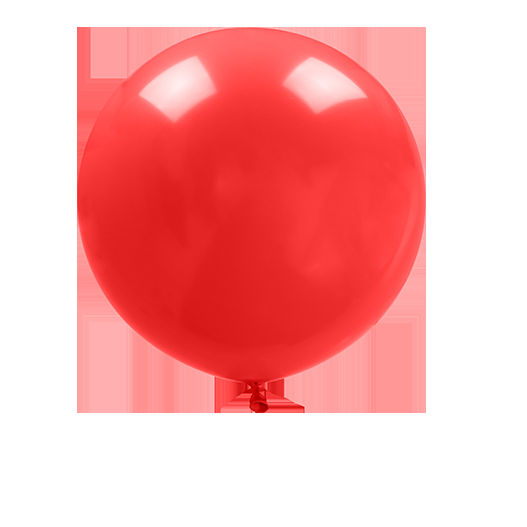
//> input picture OpenCvTp1/ballon.jpg, 527 x 527 px, given in place of the camera
$ ./OpenCvTp1   (built with g++ and OpenCV 4)
//> lines starting //> are read from the running program, lines starting //| are printed output that depends on the picture
#pragma comment(lib, "winmm.lib") //for audio

#include<opencv2/opencv.hpp>

#include<iostream>

#include <Windows.h>

#include <stdlib.h>

#include <mmsystem.h>


using namespace cv;
using namespace std;

Point computeCentroid(const Mat& blueMask) {
    Moments m = moments(blueMask, true);
    Point center(m.m10 / m.m00, m.m01 / m.m00);
    return center;
}

Point incrementCircle(Point &ball) {

    //ball.x++;
    ball.y=ball.y+15;
    return ball;
}

void play()
{
    PlaySound(TEXT("BubbleSound.wav"), NULL, SND_FILENAME | SND_ASYNC); // plays sound.wav once
}


bool inRange(unsigned low, unsigned high, unsigned x) {
    return (low <= x && x <= high);
}

Mat ballon = imread("ballon.jpg", -1);


int main() {


    Mat myImage;//Declaring a matrix to load the frames
    VideoCapture cap(0);//Declaring an object to capture stream of frames
    if (!cap.isOpened()) { //This section prompt an error message if no video stream is found
        cout << "No video stream detected" << endl;
        system("pause");
        return-1;
    }


    Point ball(100, 0);
    int score = 0;

    while (true) { //Taking an everlasting loop to show the video//

        cap >> myImage;
//> myImage is the input picture: 527 rows x 527 cols, CV_8UC3; mean B, G, R 174, 174, 249.9

        if (myImage.empty()) { //Breaking the loop if no video frame is detected//
            break;
        }

        //Clone de l'image original pour pouvoir comparer visuellement
        Mat resultat = myImage.clone();
        Mat game = myImage.clone();

        Mat blur;

        //Conversion de l'image RGB en HSV
        Mat resultatHsv;
        cvtColor(resultat, resultatHsv, COLOR_BGR2HSV);
//> resultatHsv: 527 rows x 527 cols, CV_8UC3; mean H, S, V 0, 80.2, 249.9


        // [6 lines of commented-out code are left out]

        Mat1b blueMask;
        inRange(resultatHsv, Scalar(78, 158, 124), Scalar(138, 255, 255), blueMask);
//> blueMask: 527 rows x 527 cols, CV_8UC1; every value is 0

        circle(blueMask, computeCentroid(blueMask), 7, Scalar(255, 0, 0), -1);
//> in computeCentroid, `Moments m = moments(blueMask, true);`: m = moments, m00 0
//> in computeCentroid, `Point center(m.m10 / m.m00, m.m01 / m.m00);`: center = Point(-2147483648, -2147483648)

        putText(game, //target image
            "SCORE : "+ std::to_string(score), //text
            Point((game.cols / 2) - 100, 30), //top-left position
            FONT_HERSHEY_DUPLEX,
            1.0,
            CV_RGB(118, 185, 0), //font color
            2);


        cout << "balle : " << ball.y << " | " << ball.x << endl;
        cout << "souris : " << computeCentroid(blueMask).y << " | " << computeCentroid(blueMask).x << endl;
//| souris : -2147483648 | -2147483648


        if ( ((inRange(ball.y - 20, ball.y + 20, computeCentroid(blueMask).y-35)) && (inRange(ball.x - 20, ball.x + 20, computeCentroid(blueMask).x-150)))){
            ball.y = 0;
            ball.x = rand() % 500+50;
            play();
            score += 100;
        }


        if (ball.y > (game.rows + 10)) {
            ball.y = 0;
            ball.x = rand() % 500;

            score -= 50;
            //Point ball(rand() % 100, 0);
        }


        // [5 lines of commented-out code are left out]

        circle(game, incrementCircle(ball), 25, Scalar(rand() % 255, rand() % 255, rand() % 255), -1);
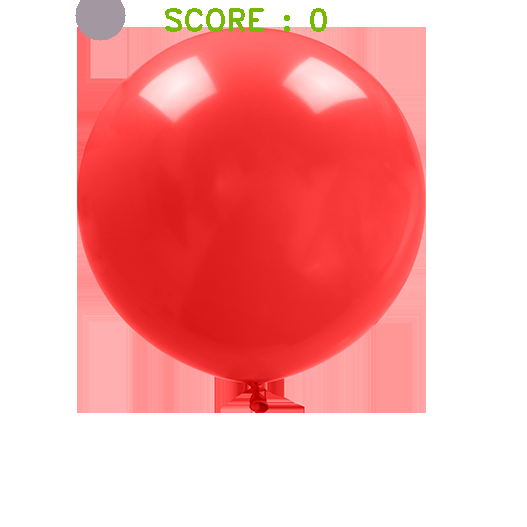
//> game: 527 rows x 527 cols, CV_8UC3; mean B, G, R 172.5, 173.3, 248.7


//> (the run ends here: the program needs code that is not available in this run, at `SetCursorPos(computeCentroid(blueMask).x, computeCentroid(blueMask).y);`)
